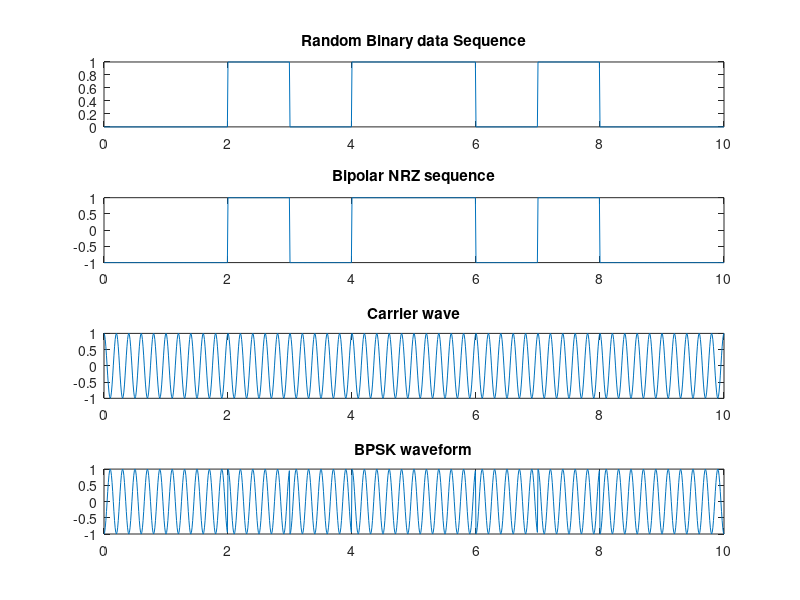

This figure's MATLAB source:
r= randi([0 1],10,1); %random input
n=length(r);
fc=5;                % carrier freq
fs=100;              % sampling freq
t=0:1/fs:n;

x=1:1:(n+1)*fs;
for i=1:n
    for j=i:1:i+1
        m(x(i*fs:(i+1)*fs))=r(i);  
    end
end
m=m(1*fs:end);      % input signal

for i=1:n
    for j=i:1:i+1
        u(x(i*fs:(i+1)*fs))=2*(r(i)-0.5);  %level converter
    end
end

u=u(1*fs:end);     % input signal
x=cos(2*pi*fc*t);  % carrier signal
y=u.*x;        % modulated signal

subplot(4,1,2)
plot(t,u)
title('Bipolar NRZ sequence')

subplot(4,1,3)
plot(t,x)
title('Carrier wave')

subplot(4,1,4)
plot(t,y)
title('BPSK waveform')

subplot(4,1,1)
plot(t,m)
title('Random Binary data Sequence')


